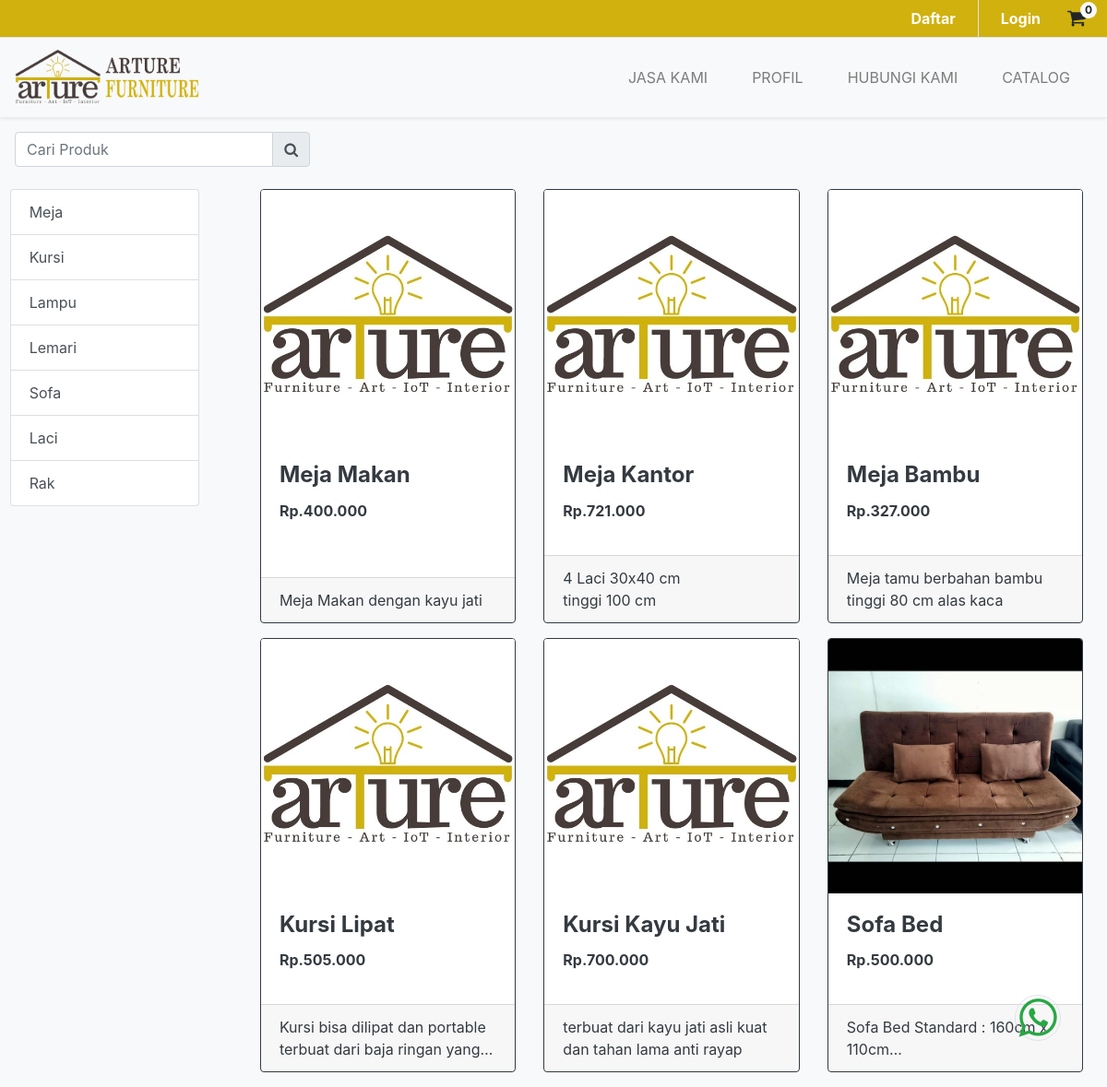
/?page=catalog-furniture, run on an earlier commit of the app's database.
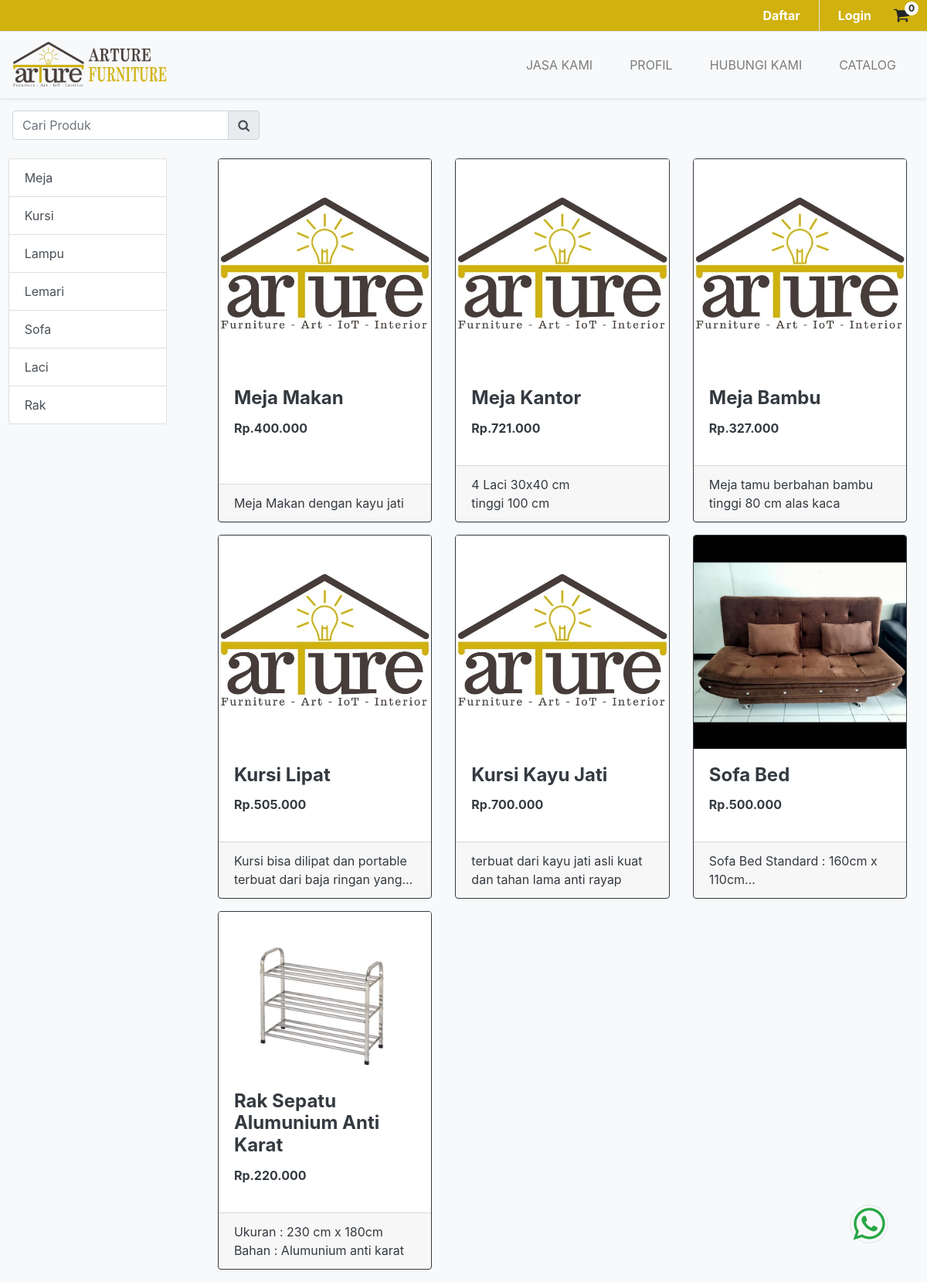
And on a later commit of the database.
### tables this page shows
CREATE TABLE `kategori` (
  `id_kategori` int(11) NOT NULL,
  `kategori` text NOT NULL
);

CREATE TABLE `produk` (
  `id_produk` int(11) NOT NULL,
  `id_kategori` int(11) NOT NULL,
  `nama_produk` text NOT NULL,
  `harga_produk` text NOT NULL,
  `deskripsi` text NOT NULL,
  `gambar` text DEFAULT 'default.png',
  `tersedia` tinyint(1) NOT NULL DEFAULT 1
);

### app/database.php (called while the page is built, shortened)
<?php
class database
{
	var $hostname = "localhost";
	var $username = "root";
	var $password = "";
	var $db = "arture_furniture";
	function __construct()
	{
		$this->koneksi = mysqli_connect($this->hostname, $this->username, $this->password, $this->db);
	}
	function intToRupiah($angka)
	{
		$hasil_rupiah = "Rp." . number_format($angka, 0, ',', '.');
		return $hasil_rupiah;
	}
	function getDataProduk()
	{
		$query = "SELECT * from produk p inner join kategori k on p.id_kategori=k.id_kategori where tersedia='1' ORDER by p.id_produk;";
		$dataProduk = mysqli_query($this->koneksi, $query);
		if ($dataProduk) {
			if (mysqli_num_rows($dataProduk) > 0) {
				return $dataProduk;
			} else {
				return false;
			}
		} else {
			return false;
		}
	}
	function getDataKategori()
	{
		$query = "SELECT * from kategori";
		$dataKategori = mysqli_query($this->koneksi, $query);
		if ($dataKategori) {
			if (mysqli_num_rows($dataKategori) > 0) {
				return $dataKategori;
			} else {
				return false;
			}
		} else {
			return false;
		}
	}
}

### pages/guest/catalog-furniture.php (the view, shortened to what this page needs)
<?php
include $_SERVER['DOCUMENT_ROOT'] . '/pages/parts/navbars/guest-navbar.php';
$dataProduk = $db->getDataProduk();
$dataKategori = $db->getDataKategori();
?>
<div>
  <section id="catalog">
    <div class="mb-4 w-100 d-flex align-content-end bg-light">
      <form action="" method="get">
        <div class="input-group cariProduk-input-grup mt-3 ml-3 mr-3">
          <input type="search" class="form-control border-arture-coklat" name="cari" id="cariProduk" aria-label="Searching" placeholder="Cari Produk">
          <div class="input-group-append">
            <button type="submit" class="input-group-text btn"><i class="fa fa-search" aria-hidden="true"></i></button>
          </div>
        </div>
      </form>
    </div>
    <div class="row">
      <div class="d-none d-lg-block col-lg-2 p-0 mx-auto">
        <div class="list-group">
          <?php
          if ($dataKategori == false) {
          ?>
            <tr>
              <td>
                <div class="alert alert-danger">KATEGORI BELUM TERSEDIA, HARAP PERIKSA KEMBALI NANTI!</div>
              </td>
            </tr>
            <?php
          } else {
            while ($x = mysqli_fetch_array($dataKategori)) {
            ?>
              <a href="/?kategori=<?= $x['kategori'] ?>#catalog" class="list-group-item list-group-item-action"><?= $x['kategori'] ?></a>
          <?php
            }
          }
          ?>
        </div>
      </div>
      <div class="col-lg-9 col-md-12 col-sm-12 mx-auto">
        <div class="row">
          <?php
          if (isset($_GET['cari']) && $dataProduk == false) {
          ?>
            <tr>
              <td>
                <div class="alert alert-danger w-100 text-center"><i class="fa fa-frown-o fa-2x" aria-hidden="true"></i>
                  MAAF, PRODUK YANG ANDA CARI SAAT INI BELUM TERSEDIA.</div>
              </td>
            </tr>
            <?php
          } else {
            while ($x = mysqli_fetch_array($dataProduk)) {
            ?>
              <div class="col-lg-4 col-md-4 col-sm-6 mb-3">
                <a class="text-decoration-none text-dark" href="/?page=produk&produk=<?= $x['id_produk'] ?>">
                  <div class="card h-100 border-dark">
                    <img src="/assets/produk/<?= $x['gambar'] ?>" class="card-img-top" alt="<?= $x['nama_produk'] ?>">
                    <div class="card-body">
                      <h4 class="card-title font-weight-bold"><?= $x['nama_produk'] ?></h4>
                      <p class="font-weight-bold"><?= $db->intToRupiah($x['harga_produk']) ?></p>
                    </div>
                    <div class="card-footer">
                      <p class="card-text"><?= $x['deskripsi'] ?></p>
                    </div>
                  </div>
                </a>
              </div>
          <?php
            }
          }
          ?>
        </div>
      </div>
    </div>
  </section>
</div>
<button type="button" id="waContact" class="btn btn-white border rounded-circle p-0">
  <span class="fa fa-whatsapp fa-3x text-success text-center" role="button">
  </span>
</button>

What changed in the data, as far as the page shows it:
added produk: gambar (picture), nama_produk "Rak Sepatu Alumunium Anti Karat", harga_produk "Rp.220.000", deskripsi "Ukuran : 230 cm x 180cm Bahan : Alumunium anti karat"
